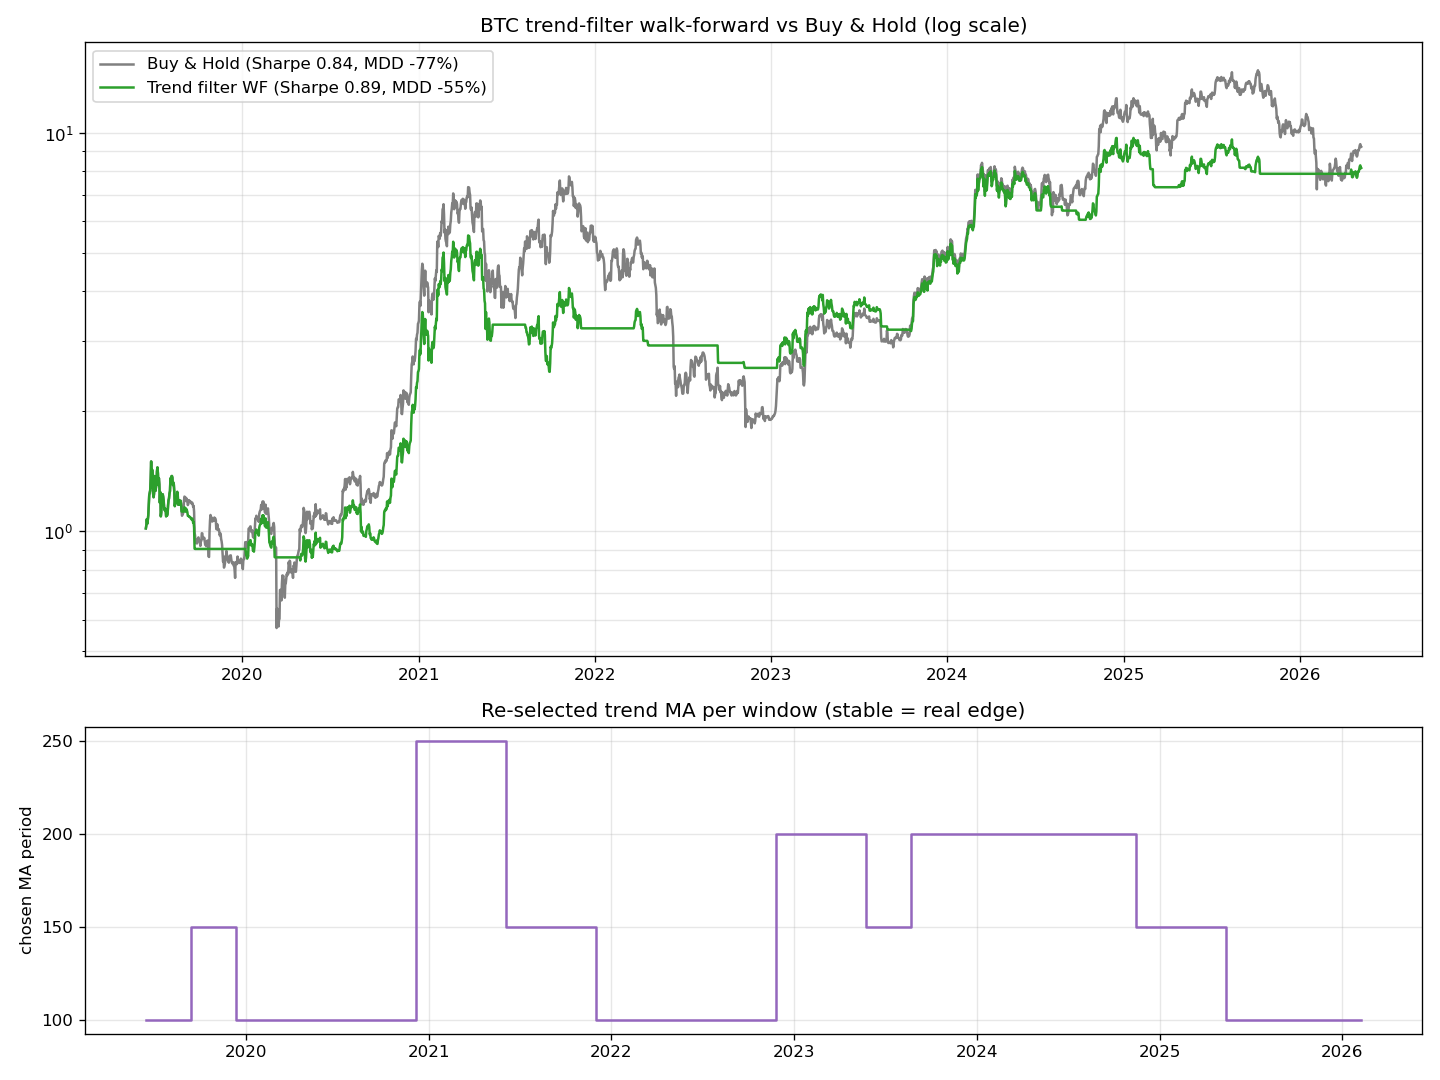

Write Python code to recreate this figure.
"""
BTC 추세필터(>MA_n) 워크포워드 정밀검증
─────────────────────────────────────────
앞선 토너먼트에서 추세필터가 좋아 보였지만, 그건 8년을 '한 번' 본 결과였다.
3편에서 배운 대로, 진짜 검증은 '창을 굴리며' 해야 한다.

방법:
  - 추세 기준선 후보: MA 100 / 150 / 200 / 250 일
  - 학습 1년(in-sample)에서 '위험조정수익(Sharpe)이 가장 높은' MA기간을 고른다.
  - 그 기준선으로 '다음 3개월(out-of-sample)'만 매매한다.
  - 3개월씩 굴리며 반복 → 이어붙인 실전 성적 vs 단순 보유 비교.

추가 관전 포인트:
  3편의 MA교차는 매번 '최적'이 바뀌어 16개 조합이 난립했다(엣지 없음).
  추세필터의 MA기간은 과연 안정적으로 한 곳에 쏠릴까? (쏠리면 = 진짜 엣지)
"""
import os
import yfinance as yf
import pandas as pd
import numpy as np
import matplotlib.pyplot as plt

FEE, SLIPPAGE = 0.001, 0.0005
COST = FEE + SLIPPAGE
IS_DAYS, OOS_DAYS = 365, 90
MA_CANDIDATES = [100, 150, 200, 250]

# ===== 데이터 =====
data = yf.download("BTC-USD", period="8y", interval="1d",
                   auto_adjust=True, progress=False)
if isinstance(data.columns, pd.MultiIndex):
    data.columns = data.columns.get_level_values(0)
data = data.dropna()
close = data["Close"]
mkt = close.pct_change().fillna(0)

def trend_daily(n):
    """MA n일 추세필터의 일별 전략수익 (비용 차감)"""
    pos = (close > close.rolling(n).mean()).astype(float).shift(1).fillna(0)
    trade = pos.diff().abs().fillna(0)
    return pos * mkt - trade * COST

ret_of = {n: trend_daily(n) for n in MA_CANDIDATES}

def sharpe(r):
    return (r.mean() / r.std()) * np.sqrt(365.25) if r.std() > 0 else 0

# ===== 워크포워드 루프 =====
wf = pd.Series(0.0, index=close.index)
picks = []
start = 0
oos_idx = None
while start + IS_DAYS + OOS_DAYS <= len(close):
    is_idx  = close.index[start : start + IS_DAYS]
    oos_idx = close.index[start + IS_DAYS : start + IS_DAYS + OOS_DAYS]
    # 학습구간 Sharpe 최고 MA기간 선택
    best = max(MA_CANDIDATES, key=lambda n: sharpe(ret_of[n].loc[is_idx]))
    wf.loc[oos_idx] = ret_of[best].loc[oos_idx]
    picks.append((oos_idx[0], best))
    start += OOS_DAYS

first, last = picks[0][0], oos_idx[-1]
wf_ret = wf.loc[first:last]
bh_ret = mkt.loc[first:last]

def metrics(r):
    cum = (1 + r).cumprod()
    years = len(r) / 365.25
    cagr = cum.iloc[-1] ** (1 / years) - 1
    mdd = (cum / cum.cummax() - 1).min()
    return cum, cagr, mdd, sharpe(r)

bh_cum, bh_cagr, bh_mdd, bh_sh = metrics(bh_ret)
wf_cum, wf_cagr, wf_mdd, wf_sh = metrics(wf_ret)

print(f"검증구간: {first.date()} ~ {last.date()}  ({len(wf_ret)}일, 재최적화 {len(picks)}회)")
print("=" * 56)
print(f"{'지표':<14}{'단순보유':>18}{'추세필터 WF':>18}")
print(f"{'총수익률':<14}{(bh_cum.iloc[-1]-1)*100:>17.1f}%{(wf_cum.iloc[-1]-1)*100:>17.1f}%")
print(f"{'연환산CAGR':<14}{bh_cagr*100:>17.1f}%{wf_cagr*100:>17.1f}%")
print(f"{'최대낙폭MDD':<14}{bh_mdd*100:>17.1f}%{wf_mdd*100:>17.1f}%")
print(f"{'샤프지수':<14}{bh_sh:>18.2f}{wf_sh:>18.2f}")
print("=" * 56)

# 뽑힌 MA기간 분포 (안정적이면 = 견고한 엣지)
uniq = {}
for _, n in picks:
    uniq[n] = uniq.get(n, 0) + 1
print("구간별로 선택된 추세 MA기간 분포 (한 곳에 쏠릴수록 안정적/견고):")
for n, c in sorted(uniq.items()):
    bar = "█" * c
    print(f"  MA {n:>3} : {c:>2}회 {bar}")

# ===== 차트 =====
HERE = os.path.dirname(os.path.abspath(__file__))
fig, ax = plt.subplots(2, 1, figsize=(12, 9), gridspec_kw={"height_ratios": [2, 1]})
ax[0].plot(wf_cum.index, bh_cum, label=f"Buy & Hold (Sharpe {bh_sh:.2f}, MDD {bh_mdd*100:.0f}%)", color="gray")
ax[0].plot(wf_cum.index, wf_cum, label=f"Trend filter WF (Sharpe {wf_sh:.2f}, MDD {wf_mdd*100:.0f}%)", color="tab:green")
ax[0].set_yscale("log")
ax[0].set_title("BTC trend-filter walk-forward vs Buy & Hold (log scale)")
ax[0].legend(); ax[0].grid(alpha=0.3, which="both")

pick_dates = [p[0] for p in picks]
pick_ma = [p[1] for p in picks]
ax[1].step(pick_dates, pick_ma, where="post", color="tab:purple")
ax[1].set_ylabel("chosen MA period")
ax[1].set_yticks(MA_CANDIDATES)
ax[1].set_title("Re-selected trend MA per window (stable = real edge)")
ax[1].grid(alpha=0.3)
plt.tight_layout()
out = os.path.join(HERE, "walkforward_trend.png")
plt.savefig(out, dpi=120)
print("차트 저장:", out)
